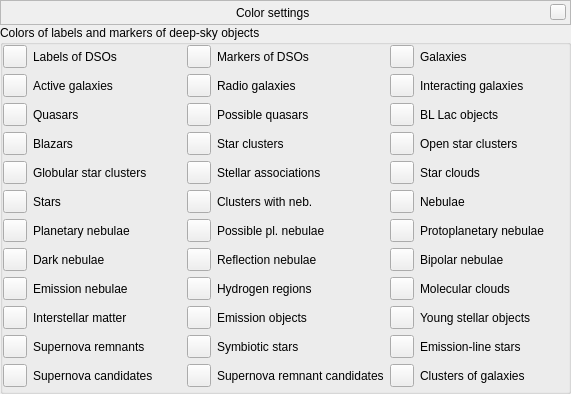
<?xml version="1.0" encoding="UTF-8"?>
<ui version="4.0">
 <class>ConfigureDSOColorsDialogForm</class>
 <widget class="QWidget" name="ConfigureDSOColorsDialogForm">
  <property name="geometry">
   <rect>
    <x>0</x>
    <y>0</y>
    <width>571</width>
    <height>394</height>
   </rect>
  </property>
  <layout class="QVBoxLayout" name="verticalLayout">
   <property name="spacing">
    <number>0</number>
   </property>
   <property name="leftMargin">
    <number>0</number>
   </property>
   <property name="topMargin">
    <number>0</number>
   </property>
   <property name="rightMargin">
    <number>0</number>
   </property>
   <property name="bottomMargin">
    <number>0</number>
   </property>
   <item>
    <widget class="BarFrame" name="TitleBar">
     <property name="minimumSize">
      <size>
       <width>16</width>
       <height>25</height>
      </size>
     </property>
     <property name="maximumSize">
      <size>
       <width>16777215</width>
       <height>25</height>
      </size>
     </property>
     <property name="frameShape">
      <enum>QFrame::StyledPanel</enum>
     </property>
     <layout class="QHBoxLayout">
      <property name="leftMargin">
       <number>0</number>
      </property>
      <property name="topMargin">
       <number>0</number>
      </property>
      <property name="rightMargin">
       <number>4</number>
      </property>
      <property name="bottomMargin">
       <number>0</number>
      </property>
      <item>
       <spacer>
        <property name="orientation">
         <enum>Qt::Horizontal</enum>
        </property>
        <property name="sizeHint" stdset="0">
         <size>
          <width>40</width>
          <height>20</height>
         </size>
        </property>
       </spacer>
      </item>
      <item>
       <widget class="QLabel" name="stelWindowTitle">
        <property name="palette">
         <palette>
          <active/>
          <inactive/>
          <disabled/>
         </palette>
        </property>
        <property name="font">
         <font/>
        </property>
        <property name="text">
         <string>Color settings</string>
        </property>
       </widget>
      </item>
      <item>
       <spacer>
        <property name="orientation">
         <enum>Qt::Horizontal</enum>
        </property>
        <property name="sizeHint" stdset="0">
         <size>
          <width>40</width>
          <height>20</height>
         </size>
        </property>
       </spacer>
      </item>
      <item>
       <widget class="QPushButton" name="closeStelWindow">
        <property name="minimumSize">
         <size>
          <width>16</width>
          <height>16</height>
         </size>
        </property>
        <property name="maximumSize">
         <size>
          <width>16</width>
          <height>16</height>
         </size>
        </property>
        <property name="focusPolicy">
         <enum>Qt::NoFocus</enum>
        </property>
        <property name="text">
         <string/>
        </property>
       </widget>
      </item>
     </layout>
    </widget>
   </item>
   <item>
    <widget class="QGroupBox" name="colorsGroupBox">
     <property name="title">
      <string>Colors of labels and markers of deep-sky objects</string>
     </property>
     <layout class="QGridLayout" name="gridLayout_18">
      <property name="leftMargin">
       <number>0</number>
      </property>
      <property name="topMargin">
       <number>0</number>
      </property>
      <property name="rightMargin">
       <number>0</number>
      </property>
      <property name="bottomMargin">
       <number>0</number>
      </property>
      <item row="10" column="5">
       <widget class="QLabel" name="labelDSOColorEmissionLineStars">
        <property name="text">
         <string>Emission-line stars</string>
        </property>
       </widget>
      </item>
      <item row="10" column="1">
       <widget class="QLabel" name="labelDSOColorSupernovaRemnants">
        <property name="text">
         <string>Supernova remnants</string>
        </property>
       </widget>
      </item>
      <item row="2" column="1">
       <widget class="QLabel" name="labelDSOColorQuasars">
        <property name="text">
         <string>Quasars</string>
        </property>
       </widget>
      </item>
      <item row="5" column="1">
       <widget class="QLabel" name="labelDSOColorStars">
        <property name="text">
         <string>Stars</string>
        </property>
       </widget>
      </item>
      <item row="2" column="5">
       <widget class="QLabel" name="labelDSOColorBLLacObjects">
        <property name="text">
         <string>BL Lac objects</string>
        </property>
       </widget>
      </item>
      <item row="7" column="5">
       <widget class="QLabel" name="labelDSOColorBipolarNebulae">
        <property name="text">
         <string>Bipolar nebulae</string>
        </property>
       </widget>
      </item>
      <item row="6" column="5">
       <widget class="QLabel" name="labelDSOColorProtoplanetaryNebulae">
        <property name="text">
         <string>Protoplanetary nebulae</string>
        </property>
       </widget>
      </item>
      <item row="5" column="5">
       <widget class="QLabel" name="labelDSOColorNebulae">
        <property name="text">
         <string>Nebulae</string>
        </property>
       </widget>
      </item>
      <item row="0" column="3">
       <widget class="QLabel" name="labelDSOColorMarkers">
        <property name="toolTip">
         <string>Markers of deep-sky objects</string>
        </property>
        <property name="text">
         <string>Markers of DSOs</string>
        </property>
       </widget>
      </item>
      <item row="4" column="1">
       <widget class="QLabel" name="labelDSOColorGlobularStarClusters">
        <property name="text">
         <string>Globular star clusters</string>
        </property>
       </widget>
      </item>
      <item row="9" column="3">
       <widget class="QLabel" name="labelDSOColorEmissionObjects">
        <property name="text">
         <string>Emission objects</string>
        </property>
       </widget>
      </item>
      <item row="6" column="1">
       <widget class="QLabel" name="labelDSOColorPlanetaryNebulae">
        <property name="text">
         <string>Planetary nebulae</string>
        </property>
       </widget>
      </item>
      <item row="0" column="5">
       <widget class="QLabel" name="labelDSOColorGalaxies">
        <property name="text">
         <string>Galaxies</string>
        </property>
       </widget>
      </item>
      <item row="4" column="5">
       <widget class="QLabel" name="labelDSOColorStarClouds">
        <property name="text">
         <string>Star clouds</string>
        </property>
       </widget>
      </item>
      <item row="11" column="1">
       <widget class="QLabel" name="labelDSOColorSupernovaCandidates">
        <property name="text">
         <string>Supernova candidates</string>
        </property>
       </widget>
      </item>
      <item row="11" column="3">
       <widget class="QLabel" name="labelDSOColorSupernovaRemnantCandidates">
        <property name="text">
         <string>Supernova remnant candidates</string>
        </property>
       </widget>
      </item>
      <item row="11" column="5">
       <widget class="QLabel" name="labelDSOColorGalaxyClusters">
        <property name="text">
         <string>Clusters of galaxies</string>
        </property>
       </widget>
      </item>
      <item row="6" column="3">
       <widget class="QLabel" name="labelDSOColorPossiblePlanetaryNebulae">
        <property name="toolTip">
         <string>Possible planetary nebulae</string>
        </property>
        <property name="text">
         <string>Possible pl. nebulae</string>
        </property>
       </widget>
      </item>
      <item row="9" column="1">
       <widget class="QLabel" name="labelDSOColorInterstellarMatter">
        <property name="text">
         <string>Interstellar matter</string>
        </property>
       </widget>
      </item>
      <item row="8" column="3">
       <widget class="QLabel" name="labelDSOColorHydrogenRegions">
        <property name="text">
         <string>Hydrogen regions</string>
        </property>
       </widget>
      </item>
      <item row="1" column="5">
       <widget class="QLabel" name="labelDSOColorInteractingGalaxies">
        <property name="text">
         <string>Interacting galaxies</string>
        </property>
       </widget>
      </item>
      <item row="8" column="1">
       <widget class="QLabel" name="labelDSOColorEmissionNebulae">
        <property name="text">
         <string>Emission nebulae</string>
        </property>
       </widget>
      </item>
      <item row="4" column="3">
       <widget class="QLabel" name="labelDSOColorStellarAssociations">
        <property name="text">
         <string>Stellar associations</string>
        </property>
       </widget>
      </item>
      <item row="3" column="5">
       <widget class="QLabel" name="labelDSOColorOpenStarClusters">
        <property name="text">
         <string>Open star clusters</string>
        </property>
       </widget>
      </item>
      <item row="5" column="3">
       <widget class="QLabel" name="labelDSOColorNebulosityClusters">
        <property name="toolTip">
         <string>Clusters associated with nebulosity</string>
        </property>
        <property name="text">
         <string>Clusters with neb.</string>
        </property>
       </widget>
      </item>
      <item row="3" column="1">
       <widget class="QLabel" name="labelDSOColorBlazars">
        <property name="text">
         <string>Blazars</string>
        </property>
       </widget>
      </item>
      <item row="1" column="3">
       <widget class="QLabel" name="labelDSOColorRadioGalaxies">
        <property name="text">
         <string>Radio galaxies</string>
        </property>
       </widget>
      </item>
      <item row="2" column="3">
       <widget class="QLabel" name="labelDSOColorPossibleQuasars">
        <property name="text">
         <string>Possible quasars</string>
        </property>
       </widget>
      </item>
      <item row="1" column="1">
       <widget class="QLabel" name="labelDSOColorActiveGalaxies">
        <property name="text">
         <string>Active galaxies</string>
        </property>
       </widget>
      </item>
      <item row="0" column="1">
       <widget class="QLabel" name="labelDSOColorLabels">
        <property name="toolTip">
         <string>Labels of deep-sky objects</string>
        </property>
        <property name="text">
         <string>Labels of DSOs</string>
        </property>
       </widget>
      </item>
      <item row="9" column="5">
       <widget class="QLabel" name="labelDSOColorYSOs">
        <property name="toolTip">
         <string/>
        </property>
        <property name="text">
         <string>Young stellar objects</string>
        </property>
       </widget>
      </item>
      <item row="7" column="1">
       <widget class="QLabel" name="labelDSOColorDarkNebulae">
        <property name="text">
         <string>Dark nebulae</string>
        </property>
       </widget>
      </item>
      <item row="8" column="5">
       <widget class="QLabel" name="labelDSOColorMolecularClouds">
        <property name="text">
         <string>Molecular clouds</string>
        </property>
       </widget>
      </item>
      <item row="10" column="3">
       <widget class="QLabel" name="labelDSOColorSymbioticStars">
        <property name="text">
         <string>Symbiotic stars</string>
        </property>
       </widget>
      </item>
      <item row="3" column="3">
       <widget class="QLabel" name="labelDSOColorStarClusters">
        <property name="text">
         <string>Star clusters</string>
        </property>
       </widget>
      </item>
      <item row="7" column="3">
       <widget class="QLabel" name="labelDSOColorReflectionNebulae">
        <property name="text">
         <string>Reflection nebulae</string>
        </property>
       </widget>
      </item>
      <item row="1" column="0">
       <widget class="QToolButton" name="colorDSOActiveGalaxies">
        <property name="toolTip">
         <string>Color of markers of active galaxies</string>
        </property>
       </widget>
      </item>
      <item row="0" column="0">
       <widget class="QToolButton" name="colorDSOLabels">
        <property name="toolTip">
         <string>Color of labels of deep-sky objects</string>
        </property>
       </widget>
      </item>
      <item row="2" column="0">
       <widget class="QToolButton" name="colorDSOQuasars">
        <property name="toolTip">
         <string>Color of markers of quasars</string>
        </property>
       </widget>
      </item>
      <item row="0" column="2">
       <widget class="QToolButton" name="colorDSOMarkers">
        <property name="toolTip">
         <string>Color of markers of deep-sky objects</string>
        </property>
       </widget>
      </item>
      <item row="1" column="2">
       <widget class="QToolButton" name="colorDSORadioGalaxies">
        <property name="toolTip">
         <string>Color of markers of radio galaxies</string>
        </property>
       </widget>
      </item>
      <item row="2" column="2">
       <widget class="QToolButton" name="colorDSOPossibleQuasars">
        <property name="toolTip">
         <string>Color of markers of possible quasars</string>
        </property>
       </widget>
      </item>
      <item row="0" column="4">
       <widget class="QToolButton" name="colorDSOGalaxies">
        <property name="toolTip">
         <string>Color of markers of galaxies</string>
        </property>
       </widget>
      </item>
      <item row="1" column="4">
       <widget class="QToolButton" name="colorDSOInteractingGalaxies">
        <property name="toolTip">
         <string>Color of markers of interacting galaxies</string>
        </property>
       </widget>
      </item>
      <item row="2" column="4">
       <widget class="QToolButton" name="colorDSOBLLacObjects">
        <property name="toolTip">
         <string>Color of markers of BL Lac objects</string>
        </property>
       </widget>
      </item>
      <item row="3" column="0">
       <widget class="QToolButton" name="colorDSOBlazars">
        <property name="toolTip">
         <string>Color of markers of blazars</string>
        </property>
       </widget>
      </item>
      <item row="4" column="0">
       <widget class="QToolButton" name="colorDSOGlobularStarClusters">
        <property name="toolTip">
         <string>Color of markers of globular star clusters</string>
        </property>
       </widget>
      </item>
      <item row="5" column="0">
       <widget class="QToolButton" name="colorDSOStars">
        <property name="toolTip">
         <string>Color of markers of stars</string>
        </property>
       </widget>
      </item>
      <item row="6" column="0">
       <widget class="QToolButton" name="colorDSOPlanetaryNebulae">
        <property name="toolTip">
         <string>Color of markers of planetary nebulae</string>
        </property>
       </widget>
      </item>
      <item row="7" column="0">
       <widget class="QToolButton" name="colorDSODarkNebulae">
        <property name="toolTip">
         <string>Color of markers of dark nebulae</string>
        </property>
       </widget>
      </item>
      <item row="8" column="0">
       <widget class="QToolButton" name="colorDSOEmissionNebulae">
        <property name="toolTip">
         <string>Color of markers of emission nebulae</string>
        </property>
       </widget>
      </item>
      <item row="9" column="0">
       <widget class="QToolButton" name="colorDSOInterstellarMatter">
        <property name="toolTip">
         <string>Color of markers of interstellar matter</string>
        </property>
       </widget>
      </item>
      <item row="10" column="0">
       <widget class="QToolButton" name="colorDSOSupernovaRemnants">
        <property name="toolTip">
         <string>Color of markers of supernova remnants</string>
        </property>
       </widget>
      </item>
      <item row="11" column="0">
       <widget class="QToolButton" name="colorDSOSupernovaCandidates">
        <property name="toolTip">
         <string>Color of markers of supernova candidates</string>
        </property>
       </widget>
      </item>
      <item row="11" column="2">
       <widget class="QToolButton" name="colorDSOSupernovaRemnantCandidates">
        <property name="toolTip">
         <string>Color of markers of supernova remnant candidates</string>
        </property>
       </widget>
      </item>
      <item row="10" column="2">
       <widget class="QToolButton" name="colorDSOSymbioticStars">
        <property name="toolTip">
         <string>Color of markers of symbiotic stars</string>
        </property>
       </widget>
      </item>
      <item row="9" column="2">
       <widget class="QToolButton" name="colorDSOEmissionObjects">
        <property name="toolTip">
         <string>Color of markers of emission objects</string>
        </property>
       </widget>
      </item>
      <item row="8" column="2">
       <widget class="QToolButton" name="colorDSOHydrogenRegions">
        <property name="toolTip">
         <string>Color of markers of hydrogen regions</string>
        </property>
       </widget>
      </item>
      <item row="7" column="2">
       <widget class="QToolButton" name="colorDSOReflectionNebulae">
        <property name="toolTip">
         <string>Color of markers of reflection nebulae</string>
        </property>
       </widget>
      </item>
      <item row="6" column="2">
       <widget class="QToolButton" name="colorDSOPossiblePlanetaryNebulae">
        <property name="toolTip">
         <string>Color of markers of possible planetary nebulae</string>
        </property>
       </widget>
      </item>
      <item row="5" column="2">
       <widget class="QToolButton" name="colorDSONebulosityClusters">
        <property name="toolTip">
         <string>Color of markers of clusters associated with nebulosity</string>
        </property>
       </widget>
      </item>
      <item row="4" column="2">
       <widget class="QToolButton" name="colorDSOStellarAssociations">
        <property name="toolTip">
         <string>Color of markers of stellar associations</string>
        </property>
       </widget>
      </item>
      <item row="3" column="2">
       <widget class="QToolButton" name="colorDSOStarClusters">
        <property name="toolTip">
         <string>Color of markers of star clusters</string>
        </property>
       </widget>
      </item>
      <item row="3" column="4">
       <widget class="QToolButton" name="colorDSOOpenStarClusters">
        <property name="toolTip">
         <string>Color of markers of open star clusters</string>
        </property>
       </widget>
      </item>
      <item row="4" column="4">
       <widget class="QToolButton" name="colorDSOStarClouds">
        <property name="toolTip">
         <string>Color of markers of star clouds</string>
        </property>
       </widget>
      </item>
      <item row="5" column="4">
       <widget class="QToolButton" name="colorDSONebulae">
        <property name="toolTip">
         <string>Color of markers of nebulae</string>
        </property>
       </widget>
      </item>
      <item row="6" column="4">
       <widget class="QToolButton" name="colorDSOProtoplanetaryNebulae">
        <property name="toolTip">
         <string>Color of markers of protoplanetary nebulae</string>
        </property>
       </widget>
      </item>
      <item row="7" column="4">
       <widget class="QToolButton" name="colorDSOBipolarNebulae">
        <property name="toolTip">
         <string>Color of markers of bipolar nebulae</string>
        </property>
       </widget>
      </item>
      <item row="8" column="4">
       <widget class="QToolButton" name="colorDSOMolecularClouds">
        <property name="toolTip">
         <string>Color of markers of molecular clouds</string>
        </property>
       </widget>
      </item>
      <item row="9" column="4">
       <widget class="QToolButton" name="colorDSOYoungStellarObjects">
        <property name="toolTip">
         <string>Color of markers of young stellar objects</string>
        </property>
       </widget>
      </item>
      <item row="10" column="4">
       <widget class="QToolButton" name="colorDSOEmissionLineStars">
        <property name="toolTip">
         <string>Color of markers of emission-line stars</string>
        </property>
       </widget>
      </item>
      <item row="11" column="4">
       <widget class="QToolButton" name="colorDSOGalaxyClusters">
        <property name="toolTip">
         <string>Color of markers for clusters of galaxies</string>
        </property>
       </widget>
      </item>
     </layout>
    </widget>
   </item>
  </layout>
 </widget>
 <customwidgets>
  <customwidget>
   <class>BarFrame</class>
   <extends>QFrame</extends>
   <header>Dialog.hpp</header>
   <container>1</container>
  </customwidget>
 </customwidgets>
 <resources/>
 <connections/>
</ui>
